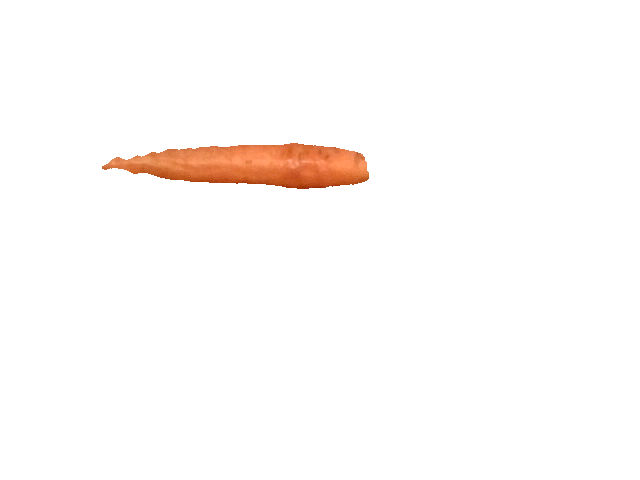
#> input picture captures/fruta_aislada_000.png, 640 x 480 px
$ python -i 01_feature_extraction.py   (imports and definitions only)   (older library calls are emulated)
#> lines starting #> are read from the running program, lines starting #| are printed output that depends on the picture; after the words box and inside, x2 and y2 are one past the last pixel; in counts of white or black regions, pixels touching at a corner belong together
import cv2
import numpy as np
import os
import matplotlib.pyplot as plt
from skimage.measure import shannon_entropy
from skimage.feature import graycomatrix, graycoprops
import pandas as pd
from tqdm import tqdm


def load_image(img_path):
    """
    Load an image from path and convert to RGB.

    Args:
        img_path: str - Path to the image file

    Returns:
        img: numpy array - RGB image
    """
    img = cv2.imread(img_path)
    if img is None:
        raise ValueError(f"Could not load image: {img_path}")
    img = cv2.cvtColor(img, cv2.COLOR_BGR2RGB)
    return img


def remove_white_background(img):
    """
    Remove white background from Fruits 360 images.

    Args:
        img: numpy array - Input image (RGB format)

    Returns:
        mask: numpy array - Binary mask of the fruit (foreground)
    """
    # Convert to HSV color space
    hsv = cv2.cvtColor(img, cv2.COLOR_RGB2HSV)

    # Define range for white color
    lower_white = np.array([0, 0, 200])
    upper_white = np.array([180, 55, 255])

    # Create mask for white pixels (background)
    white_mask = cv2.inRange(hsv, lower_white, upper_white)

    # Invert mask to get the fruit (foreground)
    fruit_mask = cv2.bitwise_not(white_mask)

    # Clean up the mask with morphological operations
    kernel = np.ones((3, 3), np.uint8)
    fruit_mask = cv2.morphologyEx(fruit_mask, cv2.MORPH_OPEN, kernel, iterations=2)
    fruit_mask = cv2.morphologyEx(fruit_mask, cv2.MORPH_CLOSE, kernel, iterations=2)

    return fruit_mask


def extract_features(img, mask=None):
    """
    Extract geometric features from a fruit image: circularity and area.

    Features:
    - Circularity: 4π × Area / Perimeter² (perfect circle = 1.0)
    - Area: Number of pixels in the fruit region

    Args:
        img: numpy array - Input image (RGB format)
        mask: numpy array - Binary mask of the fruit (optional, will be computed if None)

    Returns:
        features: dict - Dictionary with 'circularity' and 'area'
        contour: numpy array - Largest contour found
        mask: numpy array - Binary mask used
    """
    # If no mask provided, compute it by removing white background
    if mask is None:
        mask = remove_white_background(img)

    # Find contours in the mask
    contours, _ = cv2.findContours(mask, cv2.RETR_EXTERNAL, cv2.CHAIN_APPROX_SIMPLE)

    if not contours:
        print("Warning: No contours found")
        return {'circularity': 0.0, 'area': 0.0}, None, mask

    # Get the largest contour (should be the fruit)
    largest_contour = max(contours, key=cv2.contourArea)

    # Calculate area
    area = cv2.contourArea(largest_contour)

    # Calculate perimeter
    perimeter = cv2.arcLength(largest_contour, True)

    # Calculate circularity (roundness)
    # Formula: 4π × Area / Perimeter²
    if perimeter == 0:
        circularity = 0.0
    else:
        circularity = (4 * np.pi * area) / (perimeter ** 2)

    features = {
        'circularity': circularity,
        'area': area
    }

    return features, largest_contour, mask


def extract_color_features(img, mask=None, bins=8):
    """
    Extract color features from a fruit image in HSV color space.

    Features extracted:
    - Mean values for H, S, V channels
    - Standard deviation for H, S, V channels
    - Histograms for H, S, V channels (bins values per channel)

    Total features: 3 means + 3 stds + (bins * 3 histogram values) = 6 + 24 = 30 features (with bins=8)

    Args:
        img: numpy array - Input image (RGB format)
        mask: numpy array - Binary mask of the fruit (optional, will be computed if None)
        bins: int - Number of bins for histogram (default: 8)

    Returns:
        color_features: dict - Dictionary with color features
    """
    # If no mask provided, compute it by removing white background
    if mask is None:
        mask = remove_white_background(img)

    # Convert to HSV color space
    hsv = cv2.cvtColor(img, cv2.COLOR_RGB2HSV)

    # Extract only the fruit pixels using the mask
    h_channel = hsv[:, :, 0][mask > 0]
    s_channel = hsv[:, :, 1][mask > 0]
    v_channel = hsv[:, :, 2][mask > 0]

    # Calculate mean values
    h_mean = np.mean(h_channel) if len(h_channel) > 0 else 0.0
    s_mean = np.mean(s_channel) if len(s_channel) > 0 else 0.0
    v_mean = np.mean(v_channel) if len(v_channel) > 0 else 0.0

    # Calculate standard deviation
    h_std = np.std(h_channel) if len(h_channel) > 0 else 0.0
    s_std = np.std(s_channel) if len(s_channel) > 0 else 0.0
    v_std = np.std(v_channel) if len(v_channel) > 0 else 0.0

    # Calculate histograms (normalized)
    # H channel: 0-179 in OpenCV
    h_hist, _ = np.histogram(h_channel, bins=bins, range=(0, 180))
    h_hist = h_hist.astype(float) / (np.sum(h_hist) + 1e-7)  # Normalize

    # S and V channels: 0-255
    s_hist, _ = np.histogram(s_channel, bins=bins, range=(0, 256))
    s_hist = s_hist.astype(float) / (np.sum(s_hist) + 1e-7)  # Normalize

    v_hist, _ = np.histogram(v_channel, bins=bins, range=(0, 256))
    v_hist = v_hist.astype(float) / (np.sum(v_hist) + 1e-7)  # Normalize

    # Combine all features
    color_features = {
        'h_mean': h_mean,
        's_mean': s_mean,
        'v_mean': v_mean,
        'h_std': h_std,
        's_std': s_std,
        'v_std': v_std,
        'h_hist': h_hist.tolist(),
        's_hist': s_hist.tolist(),
        'v_hist': v_hist.tolist()
    }

    return color_features


def extract_texture_features(img, mask=None, distance=1):
    """
    Extract texture features from a fruit image using Haralick features and entropy.

    Features extracted:
    - 4 Haralick properties (contrast, dissimilarity, homogeneity, energy) at 1 distance
    - 1 Entropy value

    Total features: 4 + 1 = 5 texture features

    Args:
        img: numpy array - Input image (RGB format)
        mask: numpy array - Binary mask of the fruit (optional, will be computed if None)
        distance: int - Distance for GLCM calculation (default: 1)

    Returns:
        texture_features: dict - Dictionary with texture features
    """
    # If no mask provided, compute it by removing white background
    if mask is None:
        mask = remove_white_background(img)

    # Convert to grayscale
    gray = cv2.cvtColor(img, cv2.COLOR_RGB2GRAY)

    # Apply mask to grayscale image
    gray_masked = gray.copy()
    gray_masked[mask == 0] = 0

    # Calculate entropy on masked region
    fruit_pixels = gray[mask > 0]
    if len(fruit_pixels) > 0:
        entropy = shannon_entropy(fruit_pixels)
    else:
        entropy = 0.0

    # Calculate GLCM (Gray-Level Co-occurrence Matrix)
    # Using 4 directions: 0°, 45°, 90°, 135°
    distances = [distance]
    angles = [0, np.pi/4, np.pi/2, 3*np.pi/4]

    # Crop to bounding box of mask to focus on fruit region
    coords = np.where(mask > 0)
    if len(coords[0]) > 0:
        y_min, y_max = coords[0].min(), coords[0].max()
        x_min, x_max = coords[1].min(), coords[1].max()
        gray_crop = gray[y_min:y_max+1, x_min:x_max+1]
    else:
        gray_crop = gray

    # Calculate GLCM
    glcm = graycomatrix(gray_crop, distances=distances, angles=angles,
                        levels=256, symmetric=True, normed=True)

    # Calculate Haralick features (4 properties)
    # Average over all 4 directions
    contrast = graycoprops(glcm, 'contrast')[0, 0]
    dissimilarity = graycoprops(glcm, 'dissimilarity')[0, 0]
    homogeneity = graycoprops(glcm, 'homogeneity')[0, 0]
    energy = graycoprops(glcm, 'energy')[0, 0]

    texture_features = {
        'haralick_contrast': contrast,
        'haralick_dissimilarity': dissimilarity,
        'haralick_homogeneity': homogeneity,
        'haralick_energy': energy,
        'entropy': entropy
    }

    return texture_features


def extract_all_features(img, mask=None, bins=8, distance=1):
    """
    Extract all features (geometric + color + texture) from a fruit image.

    Args:
        img: numpy array - Input image (RGB format)
        mask: numpy array - Binary mask of the fruit (optional, will be computed if None)
        bins: int - Number of bins for color histograms (default: 8)
        distance: int - Distance for texture GLCM calculation (default: 1)

    Returns:
        all_features: dict - Dictionary with all extracted features
        mask: numpy array - Binary mask used
    """
    # Extract geometric features
    geom_features, contour, mask = extract_features(img, mask)

    # Extract color features
    color_features = extract_color_features(img, mask, bins)

    # Extract texture features
    texture_features = extract_texture_features(img, mask, distance)

    # Combine all features
    all_features = {**geom_features, **color_features, **texture_features}

    return all_features, contour, mask


def visualize_all_features(img_path, save_path=None, bins=8, distance=1):
    """
    Visualize all feature extraction (geometric + color + texture) for a fruit image.

    Args:
        img_path: str - Path to input image
        save_path: str - Path to save the visualization (optional)
        bins: int - Number of bins for histograms (default: 8)
        distance: int - Distance for texture GLCM calculation (default: 1)

    Returns:
        all_features: dict - Dictionary with all extracted features
    """
    # Load image
    img = load_image(img_path)
#> in load_image, img is the input picture: shape (480, 640, 3); mean B, G, R 249.7, 251.2, 254.1

    # Extract all features
    all_features, contour, mask = extract_all_features(img, bins=bins, distance=distance)
#> in remove_white_background, `hsv = cv2.cvtColor(img, cv2.COLOR_RGB2HSV)`: hsv: shape (480, 640, 3); mean H, S, V 0.3, 5.1, 254.1
#> in remove_white_background, `white_mask = cv2.inRange(hsv, lower_white, upper_white)`:
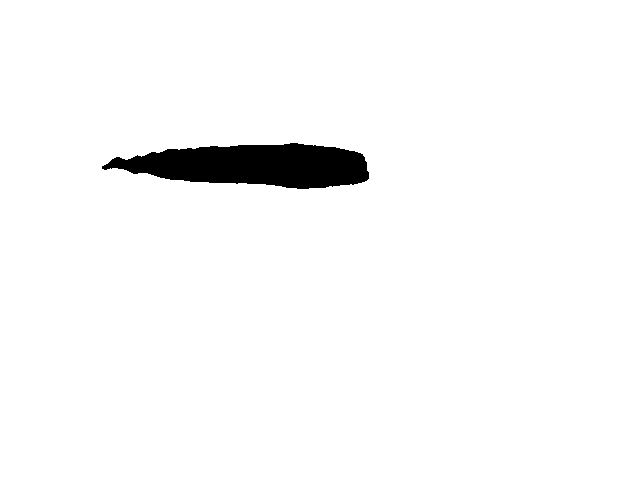
#> white_mask: shape (480, 640); 97.2% white; 1 black region, box (x1, y1, x2, y2) and area: (102, 143, 369, 189) 8510
#> in remove_white_background, `fruit_mask = cv2.morphologyEx(fruit_mask, cv2.MORPH_OPEN, kernel, iter..`: fruit_mask: shape (480, 640); 2.8% white; 1 white region, box (x1, y1, x2, y2) and area: (108, 143, 369, 189) 8468
#> in remove_white_background, `fruit_mask = cv2.morphologyEx(fruit_mask, cv2.MORPH_CLOSE, kernel, ite..`: fruit_mask: shape (480, 640); 2.8% white; 1 white region
#> in extract_features, `contours, _ = cv2.findContours(mask, cv2.RETR_EXTERNAL, cv2.CHAIN_APPR..`: contours = 1 contour; box (x1, y1, x2, y2) and area: (108, 143, 369, 189) 8210
#> in extract_features, `largest_contour = max(contours, key=cv2.contourArea)`: largest_contour = contour of 136 points, box (x1, y1, x2, y2) (108, 143, 369, 189), area 8210
#> in extract_features, `area = cv2.contourArea(largest_contour)`: area = 8210
#> in extract_features, `perimeter = cv2.arcLength(largest_contour, True)`: perimeter = 572.7
#> in extract_features, `circularity = (4 * np.pi * area) / (perimeter ** 2)`: circularity = 0.315
#> in extract_features, `features = { 'circularity': circularity, 'area': area }`: features = {'circularity': 0.315, 'area': 8210}
#> in extract_all_features, `geom_features, contour, mask = extract_features(img, mask)`: contour has the same summary as largest_contour in extract_features
#> in extract_color_features, `h_channel = hsv[:, :, 0][mask > 0]`: h_channel = 8482 values, max 12 at index 1691, min 0 at index 347, mean 10
#> in extract_color_features, `s_channel = hsv[:, :, 1][mask > 0]`: s_channel = 8482 values, max 255 at index 8403, min 0 at index 347, mean 183.1
#> in extract_color_features, `v_channel = hsv[:, :, 2][mask > 0]`: v_channel = 8482 values, max 255 at index 347, min 143 at index 8460, mean 222.1
#> in extract_color_features, `h_mean = np.mean(h_channel) if len(h_channel) > 0 else 0.0`: h_mean = 10
#> in extract_color_features, `s_mean = np.mean(s_channel) if len(s_channel) > 0 else 0.0`: s_mean = 183.1
#> in extract_color_features, `v_mean = np.mean(v_channel) if len(v_channel) > 0 else 0.0`: v_mean = 222.1
#> in extract_color_features, `h_std = np.std(h_channel) if len(h_channel) > 0 else 0.0`: h_std = 0.863
#> in extract_color_features, `s_std = np.std(s_channel) if len(s_channel) > 0 else 0.0`: s_std = 22.14
#> in extract_color_features, `v_std = np.std(v_channel) if len(v_channel) > 0 else 0.0`: v_std = 21.7
#> in extract_color_features, `h_hist, _ = np.histogram(h_channel, bins=bins, range=(0, 180))`: h_hist = [8482, 0, 0, 0, 0, 0, 0, 0]
#> in extract_color_features, `h_hist = h_hist.astype(float) / (np.sum(h_hist) + 1e-7)`: h_hist = [1, 0, 0, 0, 0, 0, 0, 0]
#> in extract_color_features, `s_hist, _ = np.histogram(s_channel, bins=bins, range=(0, 256))`: s_hist = [14, 0, 0, 0, 843, 4932, 2326, 367]
#> in extract_color_features, `s_hist = s_hist.astype(float) / (np.sum(s_hist) + 1e-7)`: s_hist = [0.00165, 0, 0, 0, 0.0994, 0.581, 0.274, 0.0433]
#> in extract_color_features, `v_hist, _ = np.histogram(v_channel, bins=bins, range=(0, 256))`: v_hist = [0, 0, 0, 0, 47, 839, 3165, 4431]
#> in extract_color_features, `v_hist = v_hist.astype(float) / (np.sum(v_hist) + 1e-7)`: v_hist = [0, 0, 0, 0, 0.00554, 0.0989, 0.373, 0.522]
#> in extract_all_features, `color_features = extract_color_features(img, mask, bins)`: color_features = 9 items
#> in extract_texture_features, `gray = cv2.cvtColor(img, cv2.COLOR_RGB2GRAY)`:
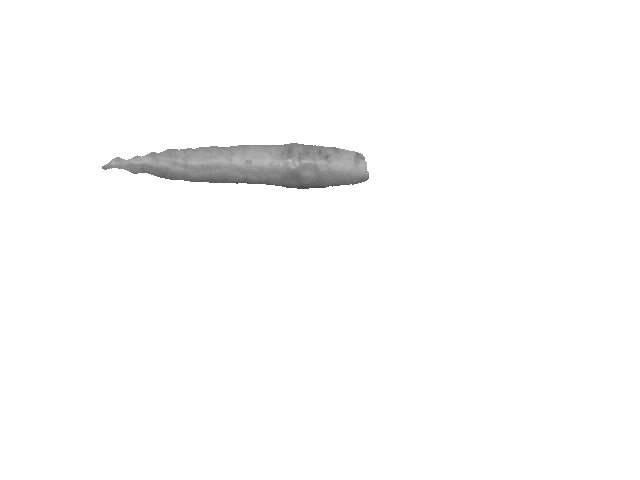
#> gray: shape (480, 640); min 66, max 255, mean 251.9
#> in extract_texture_features, `gray_masked[mask == 0] = 0`:
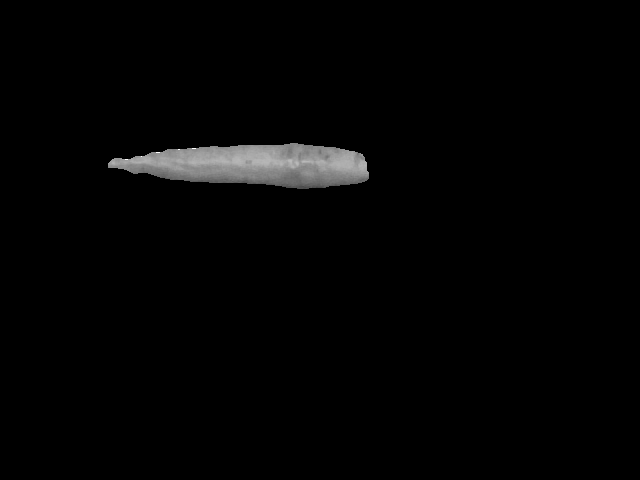
#> gray_masked: shape (480, 640); min 0, max 255, mean 3.9
#> in extract_texture_features, `fruit_pixels = gray[mask > 0]`: fruit_pixels = 8482 values, max 255 at index 347, min 66 at index 8460, mean 142.4
#> in extract_texture_features, `entropy = shannon_entropy(fruit_pixels)`: entropy = 6.42
#> in extract_texture_features, `coords = np.where(mask > 0)`: coords = 8482 positions, rows 143 to 188, columns 108 to 368
#> in extract_texture_features, `y_min, y_max = coords[0].min(), coords[0].max()`: y_min = 143; y_max = 188
#> in extract_texture_features, `x_min, x_max = coords[1].min(), coords[1].max()`: x_min = 108; x_max = 368
#> in extract_texture_features, `gray_crop = gray[y_min:y_max+1, x_min:x_max+1]`:
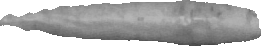
#> gray_crop: shape (46, 261); min 66, max 255, mean 175.3
#> in extract_texture_features, `contrast = graycoprops(glcm, 'contrast')[0, 0]`: contrast = 162.7
#> in extract_texture_features, `dissimilarity = graycoprops(glcm, 'dissimilarity')[0, 0]`: dissimilarity = 2.98
#> in extract_texture_features, `homogeneity = graycoprops(glcm, 'homogeneity')[0, 0]`: homogeneity = 0.525
#> in extract_texture_features, `energy = graycoprops(glcm, 'energy')[0, 0]`: energy = 0.288
#> in extract_texture_features, `texture_features = { 'haralick_contrast': contrast, 'haralick_dissimil..`: texture_features = {'haralick_contrast': 162.7, 'haralick_dissimilarity': 2.98, 'haralick_homogeneity': 0.525, 'haralick_energy': 0.288, 'entropy': 6.42}
#> all_features = 16 items; contour has the same summary as largest_contour in extract_features

    # Create visualization
    fig = plt.figure(figsize=(18, 10))
    gs = fig.add_gridspec(3, 4, hspace=0.3, wspace=0.3)

    # Row 1: Original image, mask, contour
    ax1 = fig.add_subplot(gs[0, 0])
    ax1.imshow(img)
    ax1.set_title('Original Image')
    ax1.axis('off')

    ax2 = fig.add_subplot(gs[0, 1])
    ax2.imshow(mask, cmap='gray')
    ax2.set_title('Binary Mask')
    ax2.axis('off')

    img_with_contour = img.copy()
    if contour is not None:
        cv2.drawContours(img_with_contour, [contour], -1, (255, 0, 0), 2)
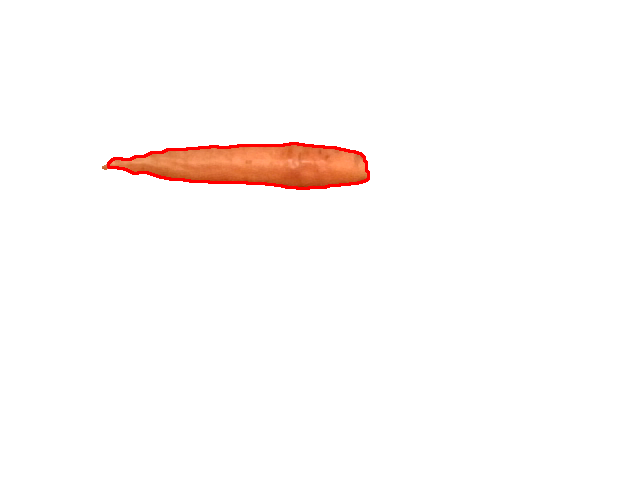
#> img_with_contour: shape (480, 640, 3); mean R, G, B 254.3, 250.3, 249
    ax3 = fig.add_subplot(gs[0, 2:4])
    ax3.imshow(img_with_contour)
    title = f"Circularity = {all_features['circularity']:.4f}\n"
    title += f"Area = {all_features['area']:.0f} px²"
    ax3.set_title(title)
    ax3.axis('off')

    # Row 2 & 3: HSV histograms
    # H histogram
    ax4 = fig.add_subplot(gs[1, 0:2])
    ax4.bar(range(bins), all_features['h_hist'], color='red', alpha=0.7)
    ax4.set_title(f"H Histogram (Mean={all_features['h_mean']:.2f}, Std={all_features['h_std']:.2f})")
    ax4.set_xlabel('Bin')
    ax4.set_ylabel('Normalized Frequency')
    ax4.grid(alpha=0.3)

    # S histogram
    ax5 = fig.add_subplot(gs[1, 2:4])
    ax5.bar(range(bins), all_features['s_hist'], color='green', alpha=0.7)
    ax5.set_title(f"S Histogram (Mean={all_features['s_mean']:.2f}, Std={all_features['s_std']:.2f})")
    ax5.set_xlabel('Bin')
    ax5.set_ylabel('Normalized Frequency')
    ax5.grid(alpha=0.3)

    # V histogram
    ax6 = fig.add_subplot(gs[2, 1:3])
    ax6.bar(range(bins), all_features['v_hist'], color='blue', alpha=0.7)
    ax6.set_title(f"V Histogram (Mean={all_features['v_mean']:.2f}, Std={all_features['v_std']:.2f})")
    ax6.set_xlabel('Bin')
    ax6.set_ylabel('Normalized Frequency')
    ax6.grid(alpha=0.3)

    if save_path:
        plt.savefig(save_path, dpi=150, bbox_inches='tight')
        print(f"Visualization saved to {save_path}")

    plt.show()
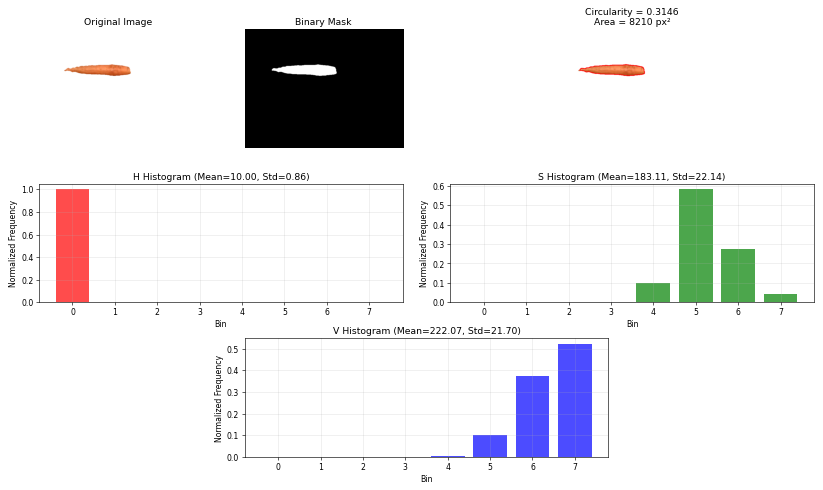
#> figure drawn by matplotlib, 6 panels; panel 4: tallest bar 1 high, from x = -0.4 to 0.4; panel 5: tallest bar 0.581 high, from x = 4.6 to 5.4; panel 6: tallest bar 0.522 high, from x = 6.6 to 7.4

    # Print results
    print(f"\n{'='*60}")
    print("EXTRACTED FEATURES")
    print(f"{'='*60}")
    print("\nGeometric Features:")
    print(f"  Circularity: {all_features['circularity']:.4f}")
#|   Circularity: 0.3146
    print(f"  Area: {all_features['area']:.2f} px²")
#|   Area: 8210.00 px²

    print("\nColor Features (HSV):")
    print(f"  H - Mean: {all_features['h_mean']:.2f}, Std: {all_features['h_std']:.2f}")
#|   H - Mean: 10.00, Std: 0.86
    print(f"  S - Mean: {all_features['s_mean']:.2f}, Std: {all_features['s_std']:.2f}")
#|   S - Mean: 183.11, Std: 22.14
    print(f"  V - Mean: {all_features['v_mean']:.2f}, Std: {all_features['v_std']:.2f}")
#|   V - Mean: 222.07, Std: 21.70

    print(f"\nHistogram Features ({bins} bins per channel):")
    print(f"  H histogram: {[f'{x:.3f}' for x in all_features['h_hist']]}")
#|   H histogram: ['1.000', '0.000', '0.000', '0.000', '0.000', '0.000', '0.000', '0.000']
    print(f"  S histogram: {[f'{x:.3f}' for x in all_features['s_hist']]}")
#|   S histogram: ['0.002', '0.000', '0.000', '0.000', '0.099', '0.581', '0.274', '0.043']
    print(f"  V histogram: {[f'{x:.3f}' for x in all_features['v_hist']]}")
#|   V histogram: ['0.000', '0.000', '0.000', '0.000', '0.006', '0.099', '0.373', '0.522']

    print("\nTexture Features:")
    print(f"  Haralick Contrast: {all_features['haralick_contrast']:.4f}")
#|   Haralick Contrast: 162.6688
    print(f"  Haralick Dissimilarity: {all_features['haralick_dissimilarity']:.4f}")
#|   Haralick Dissimilarity: 2.9817
    print(f"  Haralick Homogeneity: {all_features['haralick_homogeneity']:.4f}")
#|   Haralick Homogeneity: 0.5246
    print(f"  Haralick Energy: {all_features['haralick_energy']:.4f}")
#|   Haralick Energy: 0.2877
    print(f"  Entropy: {all_features['entropy']:.4f}")
#|   Entropy: 6.4223

    total_features = 2 + 6 + (bins * 3) + 5  # geometric + color stats + histograms + texture
    print(f"\nTotal feature vector size: {total_features}")
    print(f"  - Geometric: 2 (circularity, area)")
    print(f"  - Color statistics: 6 (3 means + 3 stds)")
    print(f"  - Histograms: {bins * 3} ({bins} bins × 3 channels)")
    print(f"  - Texture: 5 (4 Haralick + 1 entropy)")
    print(f"{'='*60}\n")

    return all_features


# [142 lines left out: functions features_to_vector, process_dataset_to_csv, not called in this run]


# [80 lines not run here, left out]

>>> result = visualize_all_features('../captures/fruta_aislada_000.png')
#> result = 16 items
